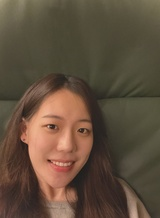
#> input picture my_photoshop/image_contest/me.jpg, 160 x 218 px, shrunk from 2014 x 2738 before the run, given in place of sally.jpg, which was not available
$ python best_photoshop_award.py
#> lines starting #> are read from the running program, lines starting #| are printed output that depends on the picture; pictures that were not available may be replaced by others from this repository, and a replacement may not be noted
### my_photoshop/simpleimage.py
#!/usr/bin/env python3

"""
Stanford CS106AP SimpleImage
Nick Parlante, Sonja Johnson-Yu, and Nick Bowman
 -6/2019 version has file reading, pix, and foreach iterator

SimpleImage Features:
Create image:
    image = SimpleImage.blank(400, 200)   # create new image of size
    image = SimpleImage('foo.jpg')        # create from file

Access size
    image.width, image.height

Iterate over all pixels:
    for pixel in image:
        #do something with pixel

Get pix at x,y
    pix = image.get_pix(x, y)
    # pix is RGB tuple like (100, 200, 0)

Set pix at x,y
    image.set_pix(x, y, pix)   # set data by tuple also

Get Pixel object at x,y
    pixel = image.get_pixel(x, y)
    pixel.red = 0
    pixel.blue = 255

Show image on screen
    image.show()

The main() function below demonstrates the above functions as a test.
"""

import sys
# If the following line fails, "Pillow" needs to be installed
from PIL import Image


def clamp(num):
    """
    Return a "clamped" version of the given num,
    converted to be an int limited to the range 0..255 for 1 byte.
    """
    num = int(num)
    if num < 0:
        return 0
    if num >= 256:
        return 255
    return num


class Pixel(object):
    """
    A pixel at an x,y in a SimpleImage.
    Supports set/get .red .green .blue
    and get .x .y
    """
    def __init__(self, image, x, y):
        self.image = image
        self._x = x
        self._y = y

    def __str__(self):
        return 'r:' + str(self.red) + ' g:' + str(self.green) + ' b:' + str(self.blue)

    # Pillow image stores each pixel color as a (red, green, blue) tuple.
    # So the functions below have to unpack/repack the tuple to change anything.

    @property
    def red(self):
        return self.image.px[self._x, self._y][0]

    @red.setter
    def red(self, value):
        rgb = self.image.px[self._x, self._y]
        self.image.px[self._x, self._y] = (clamp(value), rgb[1], rgb[2])

    @property
    def green(self):
        return self.image.px[self._x, self._y][1]

    @green.setter
    def green(self, value):
        rgb = self.image.px[self._x, self._y]
        self.image.px[self._x, self._y] = (rgb[0], clamp(value), rgb[2])

    @property
    def blue(self):
        return self.image.px[self._x, self._y][2]

    @blue.setter
    def blue(self, value):
        rgb = self.image.px[self._x, self._y]
        self.image.px[self._x, self._y] = (rgb[0], rgb[1], clamp(value))

    @property
    def x(self):
        return self._x

    @property
    def y(self):
        return self._y


# color tuples for background color names 'red' 'white' etc.
BACK_COLORS = {
    'white': (255, 255, 255),
    'black': (0, 0, 0),
    'red': (255, 0, 0),
    'green': (0, 255, 0),
    'blue': (0, 0, 255),
}


class SimpleImage(object):
    def __init__(self, filename, width=0, height=0, back_color=None):
        """
        Create a new image. This case works: SimpleImage('foo.jpg')
        To create a blank image use SimpleImage.blank(500, 300)
        The other parameters here are for internal/experimental use.
        """
        # Create pil_image either from file, or making blank
        if filename:
            self.pil_image = Image.open(filename).convert("RGB")
            if self.pil_image.mode != 'RGB':
                raise Exception('Image file is not RGB')
            self._filename = filename  # hold onto
        else:
            if not back_color:
                back_color = 'white'
            color_tuple = BACK_COLORS[back_color]
            if width == 0 or height == 0:
                raise Exception('Creating blank image requires width/height but got {} {}'
                                .format(width, height))
            self.pil_image = Image.new('RGB', (width, height), color_tuple)
        self.px = self.pil_image.load()
        size = self.pil_image.size
        self._width = size[0]
        self._height = size[1]
        self.curr_x = 0
        self.curr_y = 0

    def __iter__(self):
        return self

    # [26 lines left out: functions __next__, increment_curr_counters, blank, file, not called in this run]

    @property
    def width(self):
        """Width of image in pixels."""
        return self._width

    @property
    def height(self):
        """Height of image in pixels."""
        return self._height

    def get_pixel(self, x, y):
        """
        Returns a Pixel at the given x,y, suitable for getting/setting
        .red .green .blue values.
        """
        if x < 0 or x >= self._width or y < 0 or y >= self.height:
            e = Exception('get_pixel bad coordinate x %d y %d (vs. image width %d height %d)' %
                          (x, y, self._width, self.height))
            raise e
        return Pixel(self, x, y)

    # [14 lines left out: functions set_pixel, set_rgb, not called in this run]

    def get_pix(self, x, y):
        """Get pix RGB tuple (200, 100, 50) for the given x,y."""
        return self.px[x, y]

    def set_pix(self, x, y, pix):
        """Set the given pix RGB tuple into the image at the given x,y."""
        self.px[x, y] = pix

    def show(self):
        """Displays the image using an external utility."""
        self.pil_image.show()

    def make_as_big_as(self, image):
        """Resizes image to the shape of the given image"""
        self.pil_image = self.pil_image.resize((image.width, image.height))
        self.px = self.pil_image.load()
        size = self.pil_image.size
        self._width = size[0]
        self._height = size[1]


# [30 lines left out: function main, not called in this run]


# [2 lines that do not run on import are left out]

### my_photoshop/best_photoshop_award.py
"""
File: best_photoshop_award.py
Name: 許景涵
----------------------------------
This file creates a photoshopped image
that is going to compete for the Best
Photoshop Award for SC001.
Please put all the images you will use in the image_contest folder
and make sure to choose the right folder when loading your images.
"""


from simpleimage import SimpleImage


# Controls the upper bound for black pixel
BLACK_PIXEL = 130


def main():
    """
    This function replaces the green screen of sally.JPG
    and photoshops myself onto a background, which is the window seat of an airplane.
    Want to travel to other country so bad :(
    """
    me = SimpleImage('image_contest/sally.jpg')      # 2014 x 2738
#> in __init__, self.pil_image is the input picture: PIL image 160x218 RGB; mean R, G, B 95.9, 78.7, 61.4
    # me.show()
    bg = SimpleImage('image_contest/airplane.JPG')   # 1811 x 3220
#> call 2 of __init__, with filename = 'image_contest/airplane.JPG', width = 0, height = 0
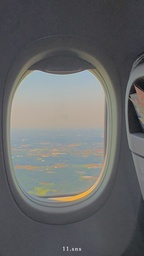
#> input picture my_photoshop/image_contest/airplane.jpg, 144 x 256 px, shrunk from 1811 x 3220 before the run, found by its file name
#> in __init__, self.pil_image is the input picture: PIL image 144x256 RGB; mean R, G, B 103.8, 104.9, 105.3
    bg.make_as_big_as(me)                            # 2014 x 2738
#> in make_as_big_as, `self.pil_image = self.pil_image.resize((image.width, image.height))`:
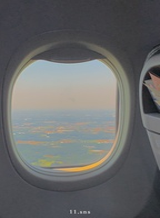
#> self.pil_image: PIL image 160x218 RGB; mean R, G, B 103.8, 105, 105.3
    combined_img = combine(me, bg)
    combined_img.show()
#> in show, `self.pil_image.show()`:
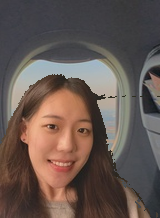
#> shown: PIL image 160x218 RGB; mean R, G, B 102, 87.5, 81.6


def combine(me, bg):
    """
    :param me: SimpleImage, the sally.JPG image
    :param bg: SimpleImage, the airplane.JPG image
    :return: SimpleImage, the updated image with airplane.JPG as background
    replacing the green pixels in sally.JPG
    """
    for x in range(me.width):
        for y in range(me.height):
            pixel_me = me.get_pixel(x, y)
            avg = (pixel_me.red + pixel_me.green + pixel_me.blue) // 3
            total = pixel_me.red + pixel_me.green + pixel_me.blue
            if pixel_me.green > avg and total > BLACK_PIXEL:
                # Remove green screen
                pixel_bg = bg.get_pixel(x, y)
                pixel_me.red = pixel_bg.red
                pixel_me.green = pixel_bg.green
                pixel_me.blue = pixel_bg.blue
    return me


if __name__ == '__main__':
    main()
